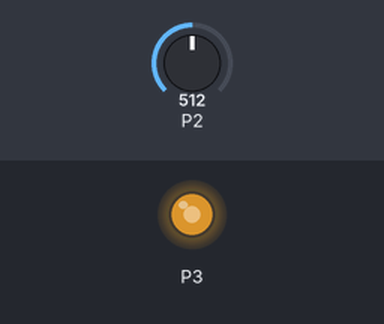
Bench run of a program on a simulated BBC micro:bit (MakeCode). Parts: output pins drawn as LEDs (lit = HIGH). The test bench sets the inputs (shaded band); at power-on: P2 = 512 (analog values on the 0–1023 scale).

Above: at 1.2 s.
1.3 s: P2 set to 175
2.8 s: P2 set to 149
At 3.2 s:
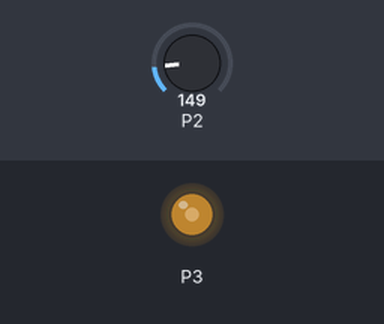
4.3 s: P2 set to 122
At 5.0 s:
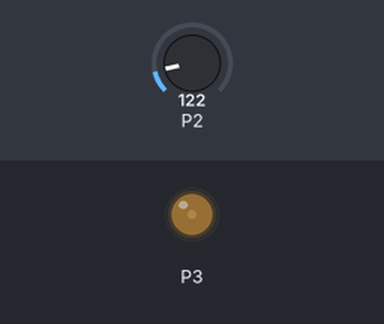
5.8 s: P2 set to 70
At 6.8 s:
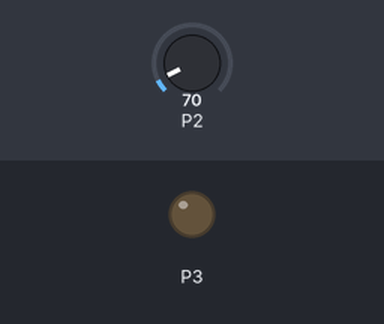
7.3 s: P2 set to 90
At 7.9 s:
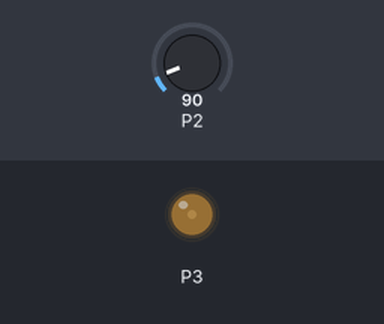
8.8 s: P2 set to 140
At 9.3 s:
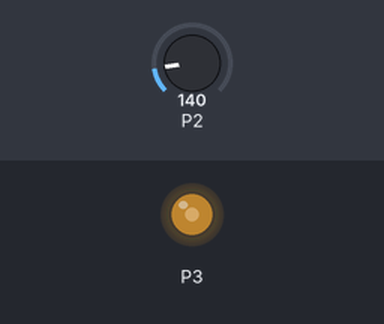
Timing chart, 0 to 11.3 s (numbered marks = the images above; inputs shaded):
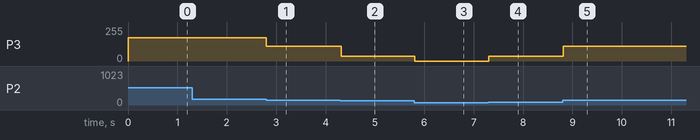

Measured:
- the behaviour switches between 161 and 160 on P2 (found by bisection; images 0 and 1)
- the behaviour switches between 131 and 130 on P2 (found by bisection; images 1 and 2)
- after the input at 1.3 s, every drawn part: stays the same
- after the input at 2.8 s, P3: 174/255 → 112/255 at once
- after the input at 4.3 s, P3: 112/255 → 37/255 at once
- after the input at 5.8 s, P3: 37/255 → 0/255 at once
- after the input at 7.3 s, P3: 0/255 → 37/255 at once
- after the input at 8.8 s, P3: 37/255 → 112/255 at once

The program:

main.ts
```typescript
pins.analogWritePin(AnalogPin.P3, 0)
basic.forever(function () {
    if (0 < pins.analogReadPin(AnalogPin.P2) && pins.analogReadPin(AnalogPin.P2) <= 30) {
        pins.analogWritePin(AnalogPin.P3, 0)
    } else {
        if (30 < pins.analogReadPin(AnalogPin.P2) && pins.analogReadPin(AnalogPin.P2) <= 80) {
            pins.analogWritePin(AnalogPin.P3, 0)
        } else {
            if (80 < pins.analogReadPin(AnalogPin.P2) && pins.analogReadPin(AnalogPin.P2) <= 130) {
                pins.analogWritePin(AnalogPin.P3, 150)
            } else {
                if (130 < pins.analogReadPin(AnalogPin.P2) && pins.analogReadPin(AnalogPin.P2) <= 160) {
                    pins.analogWritePin(AnalogPin.P3, 450)
                } else {
                    if (160 < pins.analogReadPin(AnalogPin.P2) && pins.analogReadPin(AnalogPin.P2) <= 600) {
                        pins.analogWritePin(AnalogPin.P3, 700)
                    }
                }
            }
        }
    }
})
```

test.ts
```typescript
// 테스트는 여기로 이동합니다; 이 패키지가 확장으로 사용될 때 컴파일되지 않을 것 입니다.
```
